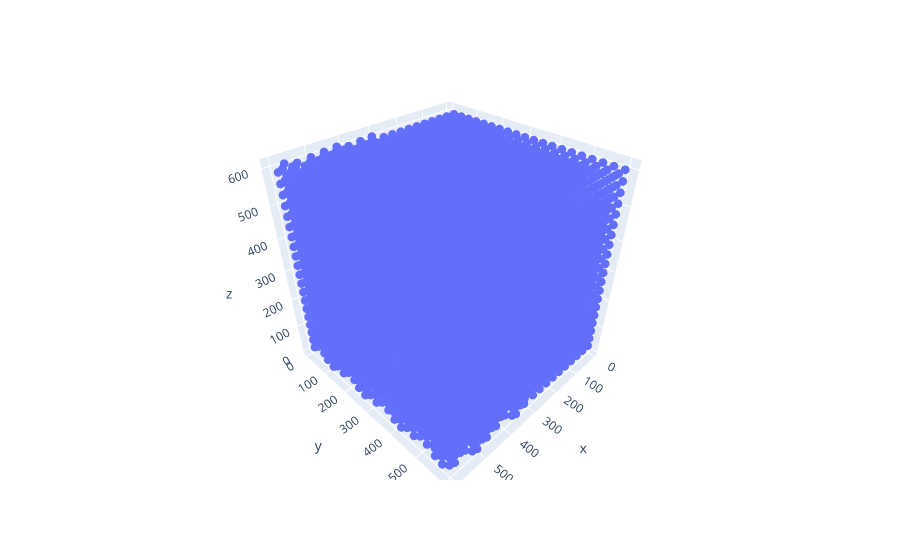

Write notebook code for a chart like this one.
### Code cell
fig = px.scatter_3d(box, x="x", y='y', z='z')
fig.update_traces(marker=dict(size=3))
fig.show()

### Figure 1 — Plotly figure (JSON) as saved in the notebook; plotly's stock layout.template omitted (floating-point values rounded to 4 significant figures; data arrays with more than 128 entries replaced by an {"elided": "..."} marker saying what was removed)
{"data": [{"hovertemplate": "x=%{x}<br>y=%{y}<br>z=%{z}<extra></extra>", "legendgroup": "", "marker": {"color": "#636efa", "size": 3, "symbol": "circle"}, "mode": "markers", "name": "", "scene": "scene", "showlegend": false, "type": "scatter3d", "x": {"elided": "16000 float values"}, "y": {"elided": "16000 float values"}, "z": {"elided": "16000 float values"}}], "layout": {"legend": {"tracegroupgap": 0}, "margin": {"t": 60}, "scene": {"domain": {"x": [0, 1], "y": [0, 1]}, "xaxis": {"title": {"text": "x"}}, "yaxis": {"title": {"text": "y"}}, "zaxis": {"title": {"text": "z"}}}}}
